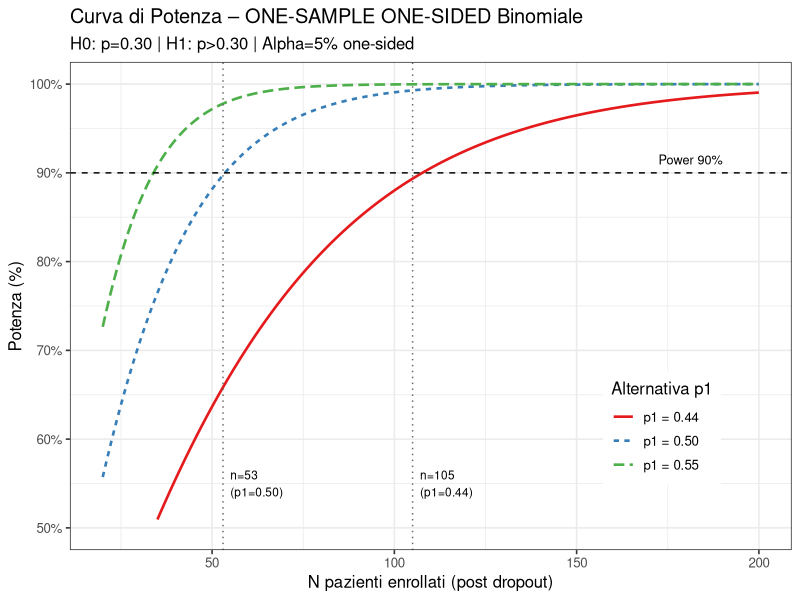

Write R code to recreate this figure.
# =============================================================================
# sample_size_rct.R
# -----------------
# Calcolo del campione – Test ONE-SAMPLE ONE-SIDED sulla proporzione
#
# ENDPOINT PRIMARIO
#   Proporzione di pazienti con >= 5 side effects nei 90 giorni
#   successivi all'ultima somministrazione del farmaco.
#
# DISEGNO
#   Un solo gruppo.  X ~ Binomiale(n, p)
#   H0: p  = 0.30   (soglia di riferimento, pooled storico)
#   H1: p  > 0.30   (ONE-SIDED)
#
# FORMULA (approssimazione normale, one-sided)
#   n = [z_α · √(p0·(1-p0))  +  z_β · √(p1·(1-p1))]²  /  (p1-p0)²
#   z_α = qnorm(0.95) = 1.6449  (one-sided 5%)
#
# NOTE
#   p1=0.50, one-sided → n_esatto=53 → +dropout=59 ≈ 60 (documento ufficiale)
#   p1=0.44, one-sided → n_esatto=105 → +dropout=117 (scenario storico)
#
# PARAMETRI: Power=90% | Alpha=5% one-sided | Dropout=10%
# =============================================================================

# install.packages(c("pwr", "ggplot2"))
library(pwr)
library(ggplot2)


# ── 0. Parametri ──────────────────────────────────────────────────────────────

P0      <- 0.30
ALPHA   <- 0.05   # one-sided
POWER   <- 0.90
DROPOUT <- 0.10

z_a <- qnorm(1 - ALPHA)    # 1.6449  (one-sided)
z_b <- qnorm(POWER)         # 1.2816

adj <- function(n) ceiling(n / (1 - DROPOUT))


# ── 1. Formula analitica (one-sided) ─────────────────────────────────────────

n_formula <- function(p0, p1) {
  d <- p1 - p0
  ceiling(((z_a * sqrt(p0*(1-p0)) + z_b * sqrt(p1*(1-p1))) / d)^2)
}

power_norm <- function(p0, p1, n) {
  pnorm((p1 - p0) / sqrt(p1*(1-p1)/n) - z_a)
}


# ── 2. Test esatto Binomiale (one-sided) ──────────────────────────────────────

bcdf <- function(k, n, p) pbinom(k, n, p)

exact_power_1s <- function(n, p0, p1, alpha) {
  k_hi <- n
  for (k in 1:n) {
    if (1 - bcdf(k - 1, n, p0) <= alpha) { k_hi <- k; break }
  }
  pw <- 1 - bcdf(k_hi - 1, n, p1)
  list(power = pw, k_hi = k_hi)
}

find_n <- function(p0, p1, alpha, target) {
  for (n in 1:500) {
    res <- exact_power_1s(n, p0, p1, alpha)
    if (res$power >= target)
      return(list(n = n, power = res$power, k_hi = res$k_hi))
  }
}


# ── 3. Calcolo per vari p1 ────────────────────────────────────────────────────

p1_vals <- c(0.40, 0.44, 0.45, 0.50, 0.55, 0.60)

results <- lapply(p1_vals, function(p1) {
  nf  <- n_formula(P0, p1)
  ex  <- find_n(P0, p1, ALPHA, POWER)
  data.frame(
    p0        = P0,
    p1        = p1,
    delta_pp  = round((p1 - P0) * 100),
    n_formula = nf,
    n_esatto  = ex$n,
    n_adj     = adj(ex$n),
    power_ex  = round(ex$power * 100, 1),
    k_hi      = ex$k_hi,
    storico   = p1 == 0.44,
    ufficial  = p1 == 0.50
  )
})

res_df <- do.call(rbind, results)


# ── 4. Output ─────────────────────────────────────────────────────────────────

cat("=============================================================\n")
cat(" ONE-SAMPLE BINOMIALE – TEST ONE-SIDED\n")
cat(sprintf(" H0: p = %.2f   H1: p > %.2f\n", P0, P0))
cat(sprintf(" Alpha = %.2f one-sided | Power = %.2f | Dropout = %.0f%%\n",
            ALPHA, POWER, DROPOUT * 100))
cat(sprintf(" z_alpha(one-sided) = %.4f   z_beta = %.4f\n", z_a, z_b))
cat("=============================================================\n\n")

cat(sprintf(" %-5s  %-6s  %-10s  %-9s  %-6s  %-8s  %-10s\n",
            "p1", "Δ(pp)", "n Formula", "n Esatto", "n+DO", "Power", "Regola"))
cat(paste(rep("─", 62), collapse = ""), "\n")

for (i in seq_len(nrow(res_df))) {
  r    <- res_df[i, ]
  flag <- if (r$storico)  "  ◄ storico (117 pz)" else
          if (r$ufficial) "  ◄ MATCH doc.uff. (~60 pz)" else ""
  cat(sprintf(" %.2f    %3dpp  %10d  %9d  %6d  %7.1f%%  X>=%d%s\n",
              r$p1, r$delta_pp, r$n_formula, r$n_esatto,
              r$n_adj, r$power_ex, r$k_hi, flag))
}


# ── 5. Dettaglio scenari chiave ───────────────────────────────────────────────

cat("\n")
for (p1_det in c(0.44, 0.50)) {
  r <- res_df[abs(res_df$p1 - p1_det) < 1e-9, ]
  cat("──────────────────────────────────────────────────────\n")
  cat(sprintf(" DETTAGLIO  p1 = %.2f\n", p1_det))
  cat(sprintf("  n evaluabili       : %d\n",   r$n_esatto))
  cat(sprintf("  n enrollati (+DO)  : %d\n",   r$n_adj))
  cat(sprintf("  Power esatta       : %.1f%%\n", r$power_ex))
  cat(sprintf("  Regola decisionale : rifiuta H0 se X >= %d\n", r$k_hi))
  cat(sprintf("  Interpretazione    : >= %d/%d = %.1f%% pz con >=5 SE in 90gg\n",
              r$k_hi, r$n_esatto, r$k_hi / r$n_esatto * 100))
}


# ── 6. Verifica con pwr::pwr.p.test (Cohen's h) ──────────────────────────────

cat("\n──────────────────────────────────────────────────────\n")
cat(" VERIFICA pwr::pwr.p.test (Cohen's h, one-sided)\n")
cat("──────────────────────────────────────────────────────\n")
for (p1 in c(0.44, 0.50)) {
  h   <- ES.h(p1, P0)
  res <- pwr.p.test(h = h, sig.level = ALPHA, power = POWER,
                    alternative = "greater")
  cat(sprintf(" p1=%.2f: h=%.4f  n=%d  n+DO=%d\n",
              p1, h, ceiling(res$n), adj(ceiling(res$n))))
}


# ── 7. Curva di potenza ───────────────────────────────────────────────────────

n_seq   <- 20:200
p1_plot <- c(0.44, 0.50, 0.55)

curve_data <- do.call(rbind, lapply(p1_plot, function(p1) {
  data.frame(
    n     = n_seq,
    power = sapply(n_seq, function(n) power_norm(P0, p1, n)),
    grp   = factor(sprintf("p1 = %.2f", p1))
  )
}))

gg <- ggplot(curve_data, aes(x = n, y = power * 100, colour = grp, linetype = grp)) +
  geom_line(linewidth = 0.9) +
  geom_hline(yintercept = POWER * 100, linetype = "dashed", colour = "black") +
  annotate("text", x = 190, y = POWER * 100 + 1.5,
           label = "Power 90%", hjust = 1, size = 3.2) +
  geom_vline(xintercept = 53, linetype = "dotted", colour = "grey40") +
  annotate("text", x = 55, y = 55, label = "n=53\n(p1=0.50)", hjust = 0, size = 3) +
  geom_vline(xintercept = 105, linetype = "dotted", colour = "grey40") +
  annotate("text", x = 107, y = 55, label = "n=105\n(p1=0.44)", hjust = 0, size = 3) +
  scale_y_continuous(limits = c(50, 100), breaks = seq(50, 100, 10),
                     labels = function(x) paste0(x, "%")) +
  scale_colour_manual(values = c("#E41A1C", "#377EB8", "#4DAF4A")) +
  labs(
    title    = "Curva di Potenza – ONE-SAMPLE ONE-SIDED Binomiale",
    subtitle = sprintf("H0: p=%.2f | H1: p>%.2f | Alpha=%.0f%% one-sided",
                       P0, P0, ALPHA * 100),
    x        = "N pazienti enrollati (post dropout)",
    y        = "Potenza (%)",
    colour   = "Alternativa p1",
    linetype = "Alternativa p1"
  ) +
  theme_bw(base_size = 12) +
  theme(legend.position = "inside", legend.position.inside = c(0.82, 0.25))

print(gg)


# ── 8. Riepilogo finale ───────────────────────────────────────────────────────

cat("\n=============================================================\n")
cat(" RIEPILOGO FINALE\n")
cat(sprintf(" X~Bin(n,p) | H0:p=%.2f | H1:p>%.2f | α=%.0f%% one-sided | Power=%.0f%% | DO=%.0f%%\n",
            P0, P0, ALPHA*100, POWER*100, DROPOUT*100))
cat("=============================================================\n")
for (i in seq_len(nrow(res_df))) {
  r    <- res_df[i, ]
  note <- if (r$storico)  " ← scenario storico" else
          if (r$ufficial) " ← documento ufficiale (~60)" else ""
  cat(sprintf(" p1=%.2f:  n=%d pazienti enrollati  |  rifiuta H0 se X>=%d%s\n",
              r$p1, r$n_adj, r$k_hi, note))
}
